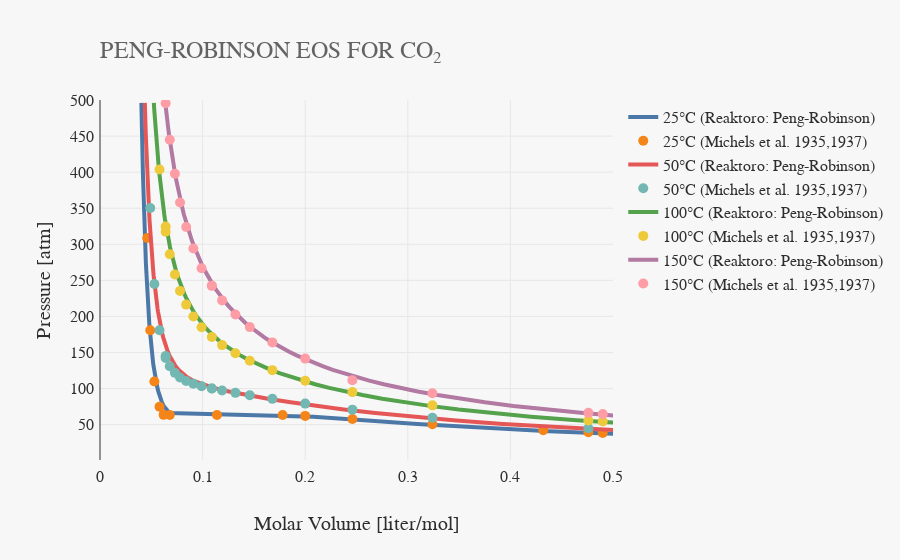

Here is the notebook cell this chart was saved with:
### Code cell
fig = Figure()
fig.title("PENG-ROBINSON EOS FOR CO<sub>2</sub>")
fig.xaxisTitle("Molar Volume [liter/mol]")
fig.yaxisTitle("Pressure [atm]")
fig.xaxisRange(0.0, 0.50)
fig.yaxisRange(1.0, 500.0)
for Tc in temperatures:
    fig.drawLine(molarvolumes[f"{Tc}°C"], pressures, f"{Tc}°C (Reaktoro: Peng-Robinson)")
    fig.drawMarkers(expdata[f"V({Tc}°C)"], expdata[f"P({Tc}°C)"], f"{Tc}°C (Michels et al. 1935,1937)")

fig.show()
